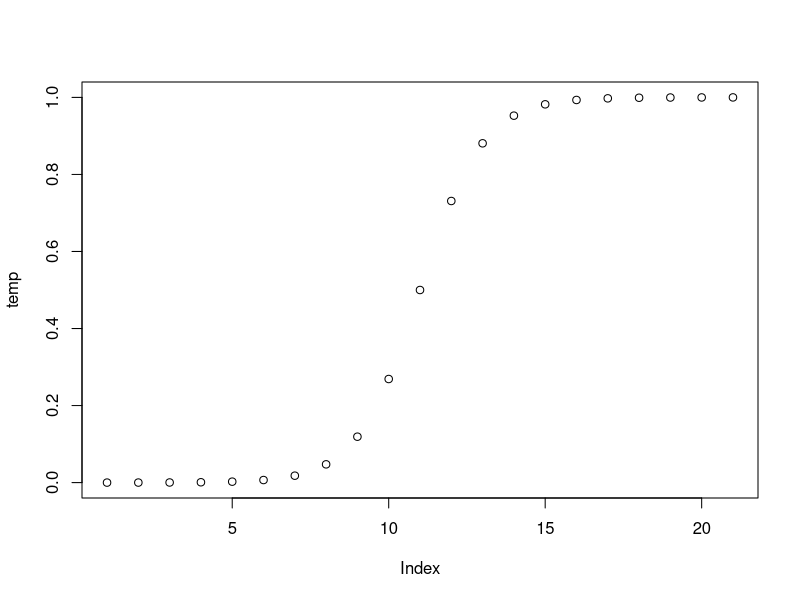

Recreate this plot in R. (Note: this script raises an error after producing the figure.)
# source('load-mnist-data.R') # run this once, and then comment out to save processing time.

n.inputs <- 784 # The input images are 28x28, for a total of 784 pixels
n.hidden <- 50 # Number of hidden layer nodes. You can adjust this parameter once you get the network working.
n.output <- 10 # Number of output nodes. Needs to be 10. This is coarse coding the category--each node corresponds to a digit (0-9).
learning.rate <- 0.2# Learning rate parameter for backprop. You can adjust this.

# The full data set has 60,000 training examples and 10,000 test examples. Running the network on all of these
# can take several minutes at a minimum. To speed up development and testing, we'll randomly sample a subset
# of the training and testing examples for each epoch. We'll draw the sample from the full set of examples for 
# each epoch to avoid overfitting the network to a particular set of training examples.

epoch.train.size <- 100 # randomly sample this many training examples (max = 60,000)
epoch.test.size <- 50 # randomly sample this many test examples (max=10,000)

# This is the sigmoid activation function.
sigmoid.activation <- function(x){
  return(1 / (1+exp(-x)))
}

# Add some code to visualize the sigmoid activation function from x=-10 to x=10.

temp <- c()

count <- 1
for(var in -10:10) {
  temp[count] <- sigmoid.activation(var)
  count <- count + 1
}

plot(temp)

# Initializing the matrices to hold the connection weights.
# We'll create one matrix for the weights from the input to hidden layer, and another for the weights from the 
# hidden to output layer. (You could write more effecient code by merging these into the same variable, but
# this approach makes it a little bit easier to understand what is happening in the code).
# The weights are initialized to random numbers drawn from a normal distribution with mean=0 & sd=0.1.
input.to.hidden.weights  <- matrix(rnorm(n.inputs*n.hidden,mean=0,sd=0.1), nrow=n.inputs, ncol=n.hidden)
hidden.to.output.weights <- matrix(rnorm(n.hidden*n.output,mean=0,sd=0.1), nrow=n.hidden, ncol=n.output)

# Write the forward pass function for the network.
# The input parameter will be a vector that is n.inputs long.
# You should first calculate the activation of the hidden layer, and then calculate the activation
# of the output layer. We're going to need both sets of activations in the backprop method, so I've
# written the return() statement to return both hidden.layer and output.layer activations. Your
# job is to create the hidden.layer and output.layer variables in the appropriate way.
# Don't forget to use the sigmoid.activation function created above.
forward.pass <- function(input){
  # input.to.hidden.weights, hidden.to.output.weights
  hidden.layer.activation <- sigmoid.activation(input) * input.to.hidden.weights
  # print(hidden.layer.activation)
  # hidden.layer.activation <- sigmoid.activation(hidden.layer.activation)
  # print(hidden.layer.activation)
  output.layer.activation <- sigmoid.activation(hidden.layer.activation) * as.vector(hidden.to.output.weights)
  # output.layer.activation <- sigmoid.activation(output.layer.activation)
  return(list(hidden=hidden.layer.activation, output=output.layer.activation))
}

# Now we can write the backward pass, or the backprop function.
# The input will be a vector that is n.inputs long
# The output will be a vector that is n.output long
# Backprop is very similar to the delta rule, with a few modifications. In fact, the delta rule is 
# a special case of backprop. As a reminder, this is the Delta rule:
# change.in.weight.from.i.to.j = learning.rate * error.in.j * activation.of.i
# One piece of the delta rule that is commonly left out, and we did this in our example in class, is the 
# derivative of the activation function of node j. We left this out because we used the activation
# function output = x, so the derivative is 1 (The derivative describes the rate of change of output as 
# x changes. When output = x, a change of 1 in x will cause a corresponding change of 1 in output).
# However, now we are using the sigmoid activation function, so we need to include this derivative term again.
# The full delta rule is therefore:
# change.in.weight.from.i.to.j = learning.rate * error.in.j * derivative.of.activation.funtion.for.j.at.current.activation.level * activation.of.i
# This equation will describe all of the weight updates that we do in backprop. The only missing piece is how to get the error
# terms for the hidden layer units. We know the error for the output, but need to back-propogate this error to the hidden layer.
# I'll describe how this works below.

backprop <- function(input, target){
  
  # Step 1. Because we are going to modify the weights in stages, we need to create
  # copies of the weights so that we don't overwrite the original weights before we are
  # done with them. Really, all we need are matrices of the right size to hold the delta
  # (change in) weights, but we can get a matrix of the right size by copying the weight
  # matrices. We'll overwrite all the values before we are done.
  delta.hidden.to.output.weights <- hidden.to.output.weights
  delta.input.to.hidden.weights <- input.to.hidden.weights
  
  # Step 2. Calculate the forward pass on the network. This gets us the activity of the
  # hidden and output layers for a particular set of inputs.
  activations <- forward.pass(input)
  output.activation <- activations$output
  hidden.activation <- activations$hidden
  
  # Step 3. Find the error on the output units. We can find the error just like we did 
  # with the delta rule. Just subtract the actual output from the desired output.
  output.error <- target - output.activation
  # print(paste("error: ", output.error))
  
  # Step 4. We need to multiply the error for a node (an element in the output.error vector)
  # by the derivative of the activation function for the node. The activation function is the
  # sigmoid function: z = 1 / (1 + exp(-x)). The derivative of this function is z * (1 - z).
  # Calculate a "weighted" error in two steps:
  # 1) Find the derivative (slope) for each output node at the level of activation of that node.
  # 2) Multiple this by the node's error to get the weighted error.
  output.slope <- output.activation * (1 - output.activation)
  output.weighted.error <- output.slope * output.error
  
  # Step 5. Find the change in the hidden to output weights by applying the delta rule, using the
  # weighted error instead of the error.
  for(o in 1:n.output){
    delta.hidden.to.output.weights[,o] <- learning.rate * output.weighted.error[o] * output.activation[o]
  }
    # DELTA RULE
   # learning.rate * error.in.j * activation.of.i

  # Step 6. Now we need to "backpropogate" the error from the output nodes to the hidden nodes,
  # so that we can apply the delta rule to the hidden nodes. How much error should we assign to
  # each hidden node? It turns out that the right way to do this is to multiply the error by the
  # connection weight for each node. Each weight will have some error associated with it, and then
  # we sum up all the errors for each hidden node. This makes some intuitive sense. If a hidden node
  # is strongly connected to an output node, then it contributed a lot to the error of that node. If
  # a hidden node has almost no connection (weight near 0), then it contributed very little to the
  # error of the node.
  hidden.error <- output.error * as.vector(hidden.to.output.weights)
  
  # Step 7. Just like the output layer, we need to calculate the weighted error for the hidden nodes.
  hidden.slope <- hidden.activation * (1 - hidden.activation)
  hidden.weighted.error <- hidden.slope * hidden.error
  
  # Step 8. Apply the delta rule using the weighted errors.
  for(h in 1:n.hidden){
    delta.input.to.hidden.weights[,h] <- learning.rate * hidden.weighted.error[h] * hidden.activation[h]
  }
  
  # Step 9. Change the actual weights by the delta amount.
  return(list(
    hidden.to.output.weights=hidden.to.output.weights + delta.hidden.to.output.weights,
    input.to.hidden.weights=input.to.hidden.weights + delta.input.to.hidden.weights
  ))
  
}

# This function takes an input vector and calculates the error of the output
# We can use this to track the progress of the network over time.
test.pattern <- function(input, target){
  activation <- forward.pass(input)
  rmse <- sqrt(mean((target-activation$output)^2))
  return(rmse)
}

# Write a function that returns TRUE if the node with the largest activation on the output layer
# is the same as the single node in the target vector that is equal to 1. Otherwise, it returns
# FALSE. This function represents the best guess of the network. We will use it to interpret the
# output of the network as an identification of the digit.
classification.correct <- function(input, target){

  maxIndexInput <- which.max(input)
  maxIndexTarget <- which.max(target)
  
  if(maxIndexInput == maxIndexTarget) {
    return(TRUE)
  } else {
    return(FALSE)
  }

}

# This function runs a single epoch, based on the epoch.train.size and epoch.test.size parameters
# at the top of this file.
epoch <- function(){
  for(t in sample(60000, epoch.train.size)){
    weights <- backprop(trainData[t,], trainLabels[t,])
    input.to.hidden.weights <- weights$input.to.hidden.weights
    hidden.to.output.weights <- weights$hidden.to.output.weights
  }
  error <- 0
  classification.acc <- 0
  for(t in sample(10000, epoch.test.size)){
    error <- error + test.pattern(testData[t,], testLabels[t,])
    classification.acc <- classification.acc + classification.correct(testData[t,], testLabels[t,])
  }
  classification.acc <- classification.acc / epoch.test.size
  return(list(error=error, classification.accuracy=classification.acc))
}

# Run a batch of epochs
batch <- function(epochs){
  errors <- numeric(epochs)
  classifications <- numeric(epochs)
  pb <- txtProgressBar(min=0, max=epochs, style=3) 
  for(i in 1:epochs){
    result <- epoch()
    errors[i] <- result$error
    classifications[i] <- result$classification.accuracy
    setTxtProgressBar(pb, i)
  }
  return(data.frame(epoch=1:epochs, error=errors, accuracy=classifications))
}

# Uncomment these lines when you are ready to test the code.
result <- batch(300)  # 300 epochs should be enough to reach >80% accuracy.
plot(result$accuracy) # plot the accuracy of the network over training (should increase).
plot(result$error) # plot the error at the output layer over time (should decrease).

# Try adjusting various parameters of the network (number of hidden layer nodes, learning rate) to see if you can improve learning. 
